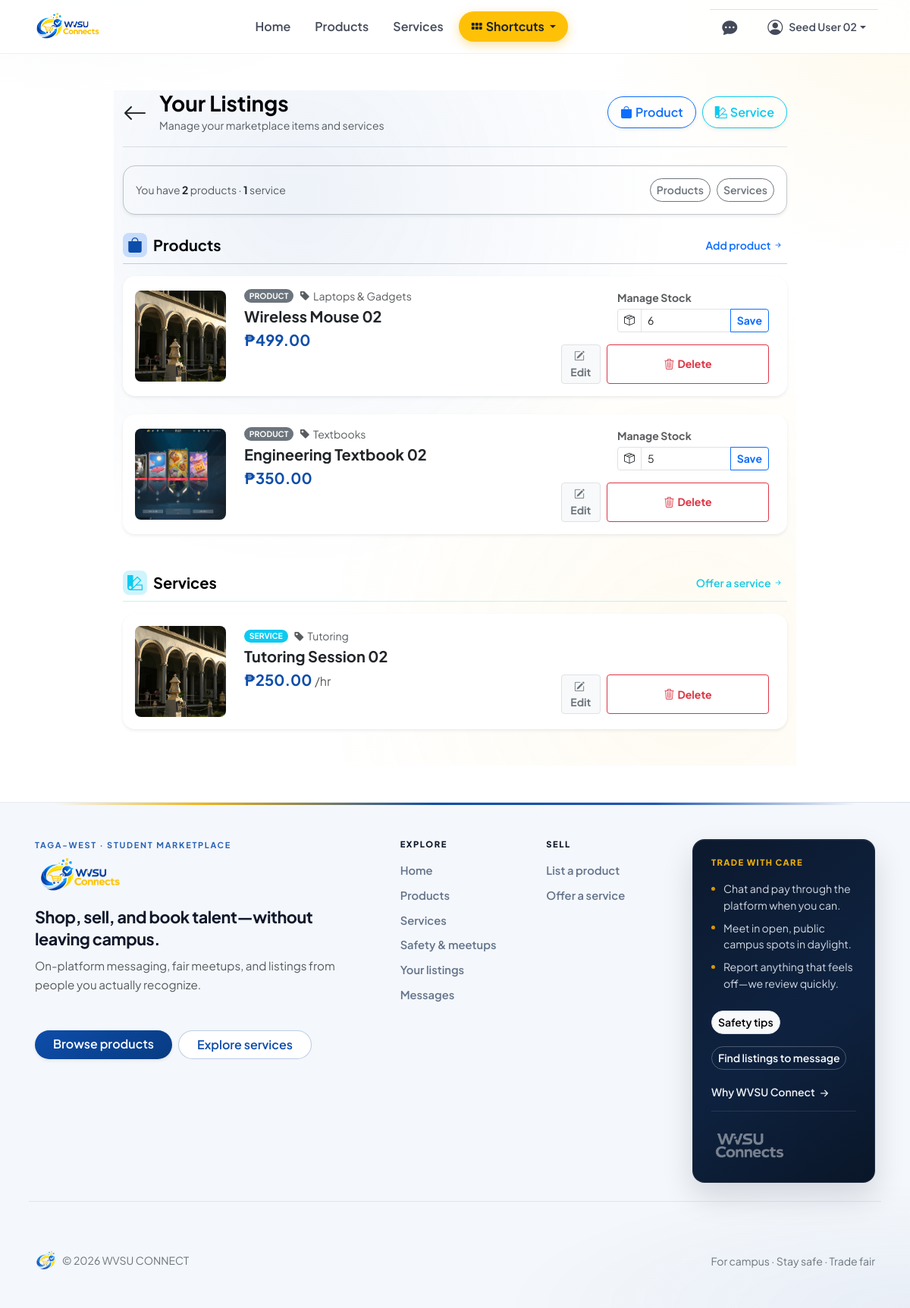
The app's page /your_listings.php (signed in) with its own data.
### tables this page shows
CREATE TABLE `listings` (
  `listing_id` int(10) UNSIGNED NOT NULL,
  `owner_id` int(10) UNSIGNED NOT NULL,
  `category_id` int(10) UNSIGNED NOT NULL,
  `listing_type` enum('product','service') NOT NULL,
  `title` varchar(200) NOT NULL,
  `description` text DEFAULT NULL,
  `image_url` varchar(500) DEFAULT NULL,
  `status` enum('active','inactive','sold_out','banned') NOT NULL DEFAULT 'active',
  `created_at` timestamp NOT NULL DEFAULT current_timestamp(),
  `updated_at` timestamp NOT NULL DEFAULT current_timestamp() ON UPDATE current_timestamp()
);

CREATE TABLE `categories` (
  `category_id` int(10) UNSIGNED NOT NULL,
  `name` varchar(100) NOT NULL,
  `category_type` enum('product','service','both') NOT NULL DEFAULT 'both',
  `parent_type` int(10) UNSIGNED DEFAULT NULL
);

CREATE TABLE `products` (
  `product_id` int(10) UNSIGNED NOT NULL,
  `listing_id` int(10) UNSIGNED NOT NULL,
  `price` decimal(10,2) NOT NULL CHECK (`price` >= 0),
  `stock` int(10) UNSIGNED NOT NULL DEFAULT 0
);

CREATE TABLE `services` (
  `service_id` int(10) UNSIGNED NOT NULL,
  `listing_id` int(10) UNSIGNED NOT NULL,
  `rate` decimal(10,2) NOT NULL CHECK (`rate` >= 0),
  `rate_type` enum('per_hour','per_task','fixed','negotiable') NOT NULL DEFAULT 'fixed'
);

### db_conn.php (called while the page is built, shortened)
<?php
$defaultMasterPort = (int) (getenv('WVSU_DB_MASTER_PORT') ?: 3306);
$envSlaveRaw = getenv('WVSU_DB_SLAVE_PORT');
$defaultSlavePort = ($envSlaveRaw !== false && $envSlaveRaw !== '')
    ? (int) $envSlaveRaw
    : $defaultMasterPort;
$config = [
    'host' => getenv('WVSU_DB_HOST') ?: '127.0.0.1',
    'user' => getenv('WVSU_DB_USER') ?: 'root',
    'password' => getenv('WVSU_DB_PASSWORD') ?: '',
    'database' => getenv('WVSU_DB_NAME') ?: 'wvsudb',
    'master_port' => $defaultMasterPort,
    'slave_port' => $defaultSlavePort,
];
$master_conn = new mysqli(
    $config['host'],
    $config['user'],
    $config['password'],
    $config['database'],
    $config['master_port']
);
function wvsu_mysqli_bind_params(mysqli_stmt $stmt, array $params): void
{
    $types = str_repeat('s', count($params));
    $refs = [$types];
    foreach (array_keys($params) as $i) {
        $refs[] = &$params[$i];
    }
    call_user_func_array([$stmt, 'bind_param'], $refs);
}
function fetchAll_master($sql, $params = []) {
    global $master_conn;
    $stmt = $master_conn->prepare($sql);
    if (!empty($params)) {
        wvsu_mysqli_bind_params($stmt, $params);
    }
    $stmt->execute();
    $result = $stmt->get_result();
    $rows = [];
    while ($row = $result->fetch_assoc()) {
        $rows[] = $row;
    }
    return $rows;
}
?>

### your_listings.php (the view, shortened to what this page needs)
<?php
require_once 'db_conn.php';
$uid = intval($_SESSION['user_id']);
$listings = fetchAll_master(
    "SELECT l.*, p.price, p.stock, s.rate, s.rate_type, c.name AS category_name
     FROM listings l
     LEFT JOIN products p ON p.listing_id = l.listing_id
     LEFT JOIN services s ON s.listing_id = l.listing_id
     LEFT JOIN categories c ON c.category_id = l.category_id
     WHERE l.owner_id = ? AND l.status IN ('active', 'sold_out')
     ORDER BY l.created_at DESC",
    [(string) $uid]
);
$listingProducts = [];
$listingServices = [];
foreach ($listings as $item) {
    if (($item['listing_type'] ?? '') === 'service') {
        $listingServices[] = $item;
        continue;
    }
    $listingProducts[] = $item;
}
$wvsu_yourlisting_card = static function ($l): void {
    $kind = (($l['listing_type'] ?? '') === 'service') ? 'service' : 'product';
    $isSold = (($l['listing_type'] ?? '') === 'product' && intval($l['stock'] ?? 0) <= 0);
    $img = ! empty($l['image_url'])
        ? (string) $l['image_url']
        : 'https://images.unsplash.com/photo-1555448248-2571daf6344b?q=80&w=300&auto=format&fit=crop';
    ?>
      <div class="col-12">
        <div class="card border-0 shadow-sm rounded-4 hover-lift p-2 <?php if ($isSold) {
            echo 'sold-out-card';
        } ?>">
          <div class="row g-0 align-items-center">
            <div class="col-auto p-2 position-relative">
              <img src="<?= htmlspecialchars($img) ?>" class="listing-img <?php if ($isSold) {
                  echo 'sold-out-img';
              } ?>" alt="">
            </div>
            <div class="col">
              <div class="card-body py-2 pe-3">
                <div class="row">
                  <div class="col-md-7 mb-2 mb-md-0">
                    <div class="d-flex align-items-center mb-1">
                        <?php $isSvcRow = (($l['listing_type'] ?? '') === 'service'); ?>
                        <span class="badge <?php echo $isSvcRow ? 'bg-info' : 'bg-secondary'; ?> me-2 rounded-pill" style="font-size: 0.65rem;">
                            <?= strtoupper(htmlspecialchars((string) ($l['listing_type'] ?? ''))) ?>
                        </span>
                        <span class="text-muted small"><i class="bi bi-tag-fill me-1"></i><?= htmlspecialchars((string) ($l['category_name'] ?? 'Uncategorized')) ?></span>
                    </div>
                    <h5 class="fw-bold mb-1 text-truncate"><?= htmlspecialchars((string) $l['title']) ?></h5>
                    <div class="text-primary fw-bolder fs-5 mt-1">
                        <?php if (($l['listing_type'] ?? '') === 'product'): ?>
                            ₱<?= number_format((float) ($l['price'] ?? 0), 2) ?>
                        <?php else: ?>
                            ₱<?= number_format((float) ($l['rate'] ?? 0), 2) ?>
                            <span class="text-muted fs-6 fw-normal"><?php if (! empty($l['rate_type']) && $l['rate_type'] === 'per_hour') {
                                echo '/hr';
                            } else {
                                echo ' (Flat Rate)';
                            } ?></span>
                        <?php endif; ?>
                    </div>
                  </div>
                  <div class="col-md-5 d-flex flex-column justify-content-end align-items-md-end">
                    <?php if (($l['listing_type'] ?? '') === 'product'): ?>
                        <form method="post" action="process-update-stock.php" class="mb-3 w-100" style="max-width: 200px;">
                            <label class="form-label small fw-bold text-muted mb-1">Manage Stock</label>
                            <div class="input-group input-group-sm">
                                <span class="input-group-text bg-white"><i class="bi bi-box-seam"></i></span>
                                <input name="stock" type="number" min="0" class="form-control" value="<?= intval($l['stock'] ?? 0) ?>">
                                <button class="btn btn-outline-primary fw-bold" type="submit">Save</button>
                            </div>
                        </form>
                    <?php else: ?>
                        <div class="mb-3 d-none d-md-block" style="height: 45px;"></div>
                    <?php endif; ?>
                    <div class="d-flex gap-2 w-100 justify-content-md-end">
                      <a class="btn btn-sm btn-light border fw-bold text-secondary flex-grow-1 flex-md-grow-0"
                         href="edit_listing.php?id=<?= intval($l['listing_id']) ?>"
                         onclick="return confirm('Are you sure you want to edit this <?= $kind === 'service' ? 'service' : 'product' ?> listing?');">
                        <i class="bi bi-pencil-square me-1"></i>Edit
                      </a>
                      <button type="button" class="btn btn-sm btn-outline-danger fw-bold flex-grow-1 flex-md-grow-0 w-100"
                              data-bs-toggle="modal" data-bs-target="#wvsuDeleteListingModal"
                              data-listing-id="<?= intval($l['listing_id']) ?>"
                              data-listing-title="<?= htmlspecialchars((string) ($l['title'] ?? ''), ENT_QUOTES, 'UTF-8') ?>"
                              data-listing-kind="<?= htmlspecialchars($kind, ENT_QUOTES, 'UTF-8') ?>">
                        <i class="bi bi-trash3 me-1"></i>Delete
                      </button>
                    </div>
                  </div>
                </div>
              </div>
            </div>
          </div>
        </div>
      </div>
    <?php
};
?>
<!doctype html>
<html lang="en">
<head>
  <link href="https://cdn.jsdelivr.net/npm/bootstrap@5.3.8/dist/css/bootstrap.min.css" rel="stylesheet">
  <?php include __DIR__ . '/head_assets.php'; ?>
</head>
<body>
<?php include 'navbar.php'; ?>
<div class="container mt-5 mb-5 pb-5 wvsu-pan-soft" style="max-width: 900px;" data-io-animate>
  <div class="d-flex justify-content-between align-items-center mb-4 pb-3 border-bottom">
    <div class="d-flex align-items-center">
        <a href="index.php" class="text-dark text-decoration-none me-3" title="Back to Home">
            <i class="bi bi-arrow-left fs-2 arrow-hover"></i>
        </a>
        <div>
            <h3 class="mb-0 fw-bold">Your Listings</h3>
            <span class="text-muted small">Manage your marketplace items and services</span>
        </div>
    </div>
    <div class="d-none d-md-flex align-items-center gap-2 flex-shrink-0">
        <a class="btn btn-outline-primary rounded-pill px-3 py-2 fw-semibold shadow-sm" href="addproduct.php"
           onclick="return confirm('Go to the form to add a new product listing?');">
            <i class="bi bi-bag-fill me-1"></i>Product
        </a>
        <a class="btn btn-outline-info rounded-pill px-3 py-2 fw-semibold shadow-sm" href="addservice.php"
           onclick="return confirm('Go to the form to add a new service listing?');">
            <i class="bi bi-palette2 me-1"></i>Service
        </a>
    </div>
  </div>
  <?php if (empty($listings)): ?>
    <div class="card border-0 shadow-sm rounded-4 text-center py-5">
        <div class="card-body">
            <div class="d-inline-flex align-items-center justify-content-center bg-light text-primary rounded-circle mb-3" style="width: 80px; height: 80px;">
                <i class="bi bi-inbox fs-1"></i>
            </div>
            <h4 class="fw-bold">No listings yet!</h4>
            <p class="text-muted mb-4">You haven't posted any products or services to the marketplace.</p>
            <div class="d-flex flex-wrap justify-content-center gap-2">
                <a href="addproduct.php" class="btn btn-primary rounded-pill px-4 fw-bold shadow-sm" onclick="return confirm('Go to the form to add a new product listing?');">List a product</a>
                <a href="addservice.php" class="btn btn-outline-primary rounded-pill px-4 fw-bold" onclick="return confirm('Go to the form to add a new service listing?');">Offer a service</a>
            </div>
        </div>
    </div>
  <?php else: ?>
    <?php $pc = count($listingProducts); $sc = count($listingServices); ?>
    <nav class="d-flex flex-wrap justify-content-between align-items-center gap-3 mb-4 p-3 rounded-4 bg-white shadow-sm border border-secondary-subtle" aria-label="Jump to listings">
        <div class="small text-muted">
            You have <span class="fw-bold text-dark"><?= (int) $pc ?></span> product<?= $pc === 1 ? '' : 's' ?>
            · <span class="fw-bold text-dark"><?= (int) $sc ?></span> service<?= $sc === 1 ? '' : 's' ?>
        </div>
        <div class="d-flex flex-wrap gap-2">
            <a href="#your-products" class="btn btn-sm btn-outline-secondary rounded-pill fw-semibold">Products</a>
            <a href="#your-services" class="btn btn-sm btn-outline-secondary rounded-pill fw-semibold">Services</a>
        </div>
    </nav>
    <section id="your-products" class="mb-5 wvsu-yourlist-heading">
        <header class="d-flex flex-wrap align-items-end justify-content-between gap-2 mb-3 pb-2 border-bottom border-primary border-opacity-25">
            <h4 class="h5 fw-bold mb-0 d-flex align-items-center gap-2">
                <span class="d-inline-flex align-items-center justify-content-center rounded-3 bg-primary-subtle text-primary" style="width:2rem;height:2rem;"><i class="bi bi-bag-fill"></i></span>
                Products
            </h4>
            <?php if ($pc > 0): ?>
                <a href="addproduct.php" class="btn btn-sm btn-link text-decoration-none fw-semibold px-1" onclick="return confirm('Go to the form to add a new product listing?');">Add product <i class="bi bi-arrow-right-short"></i></a>
            <?php endif; ?>
        </header>
        <?php if ($pc <= 0): ?>
            <div class="rounded-4 border border-dashed border-secondary-subtle bg-light-subtle p-4 text-center text-muted small">
                <p class="mb-2 fw-semibold text-dark">No product listings yet</p>
                <p class="mb-3 mb-md-4">Sell textbooks, gadgets, apparel, or anything students need.</p>
                <a href="addproduct.php" class="btn btn-primary rounded-pill btn-sm fw-bold px-4" onclick="return confirm('Go to the form to add a new product listing?');">Add a product</a>
            </div>
        <?php else: ?>
            <div class="row g-4">
              <?php foreach ($listingProducts as $l): $wvsu_yourlisting_card($l); endforeach; ?>
            </div>
        <?php endif; ?>
    </section>
    <section id="your-services" class="wvsu-yourlist-heading">
        <header class="d-flex flex-wrap align-items-end justify-content-between gap-2 mb-3 pb-2 border-bottom border-info border-opacity-25">
            <h4 class="h5 fw-bold mb-0 d-flex align-items-center gap-2">
                <span class="d-inline-flex align-items-center justify-content-center rounded-3 bg-info-subtle text-info" style="width:2rem;height:2rem;"><i class="bi bi-palette2"></i></span>
                Services
            </h4>
            <?php if ($sc > 0): ?>
                <a href="addservice.php" class="btn btn-sm btn-link text-info text-decoration-none fw-semibold px-1" onclick="return confirm('Go to the form to add a new service listing?');">Offer a service <i class="bi bi-arrow-right-short"></i></a>
            <?php endif; ?>
        </header>
        <?php if ($sc <= 0): ?>
            <div class="rounded-4 border border-dashed border-secondary-subtle bg-light-subtle p-4 text-center text-muted small">
                <p class="mb-2 fw-semibold text-dark">No service listings yet</p>
                <p class="mb-3 mb-md-4">Tutoring, design, gigs—list what you can do for classmates.</p>
                <a href="addservice.php" class="btn btn-outline-primary rounded-pill btn-sm fw-bold px-4" onclick="return confirm('Go to the form to add a new service listing?');">Add a service</a>
            </div>
        <?php else: ?>
            <div class="row g-4">
              <?php foreach ($listingServices as $l): $wvsu_yourlisting_card($l); endforeach; ?>
            </div>
        <?php endif; ?>
    </section>
  <?php endif; ?>
</div>
<?php include __DIR__ . '/footer.php'; ?>
</body>
</html>

### records on screen
listings: image_url (picture), listing_type "PRODUCT", category.name "Laptops & Gadgets", title "Wireless Mouse 02", products.price "499.00", stock "6"
listings: image_url (picture), listing_type "PRODUCT", category.name "Textbooks", title "Engineering Textbook 02", products.price "350.00", stock "5"
listings: image_url (picture), listing_type "SERVICE", category.name "Tutoring", title "Tutoring Session 02", services.rate "250.00"

### other values on screen
$_SESSION['full_name'] "Seed User 02"
$pc "2"
$sc "1"
